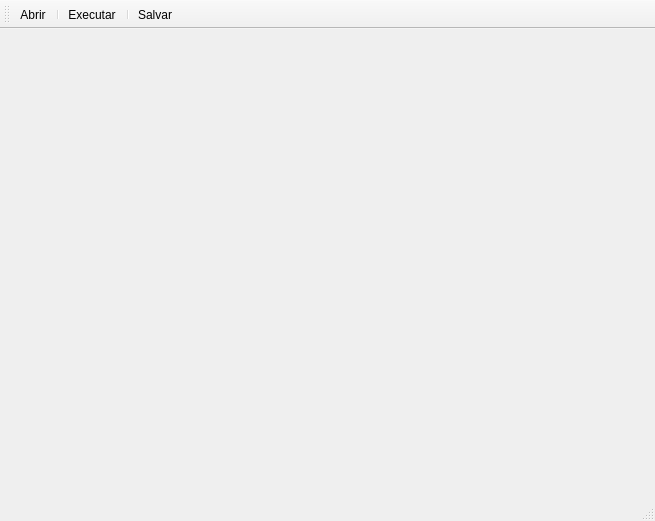
<?xml version="1.0" encoding="UTF-8"?>
<ui version="4.0">
 <class>MainWindow</class>
 <widget class="QMainWindow" name="MainWindow">
  <property name="geometry">
   <rect>
    <x>0</x>
    <y>0</y>
    <width>655</width>
    <height>521</height>
   </rect>
  </property>
  <property name="windowTitle">
   <string>MainWindow</string>
  </property>
  <widget class="QWidget" name="centralWidget">
   <layout class="QHBoxLayout" name="horizontalLayout">
    <item>
     <widget class="QLabel" name="img1">
      <property name="text">
       <string/>
      </property>
     </widget>
    </item>
    <item>
     <widget class="QLabel" name="img2">
      <property name="text">
       <string/>
      </property>
     </widget>
    </item>
   </layout>
  </widget>
  <widget class="QMenuBar" name="menuBar">
   <property name="geometry">
    <rect>
     <x>0</x>
     <y>0</y>
     <width>655</width>
     <height>25</height>
    </rect>
   </property>
  </widget>
  <widget class="QToolBar" name="mainToolBar">
   <attribute name="toolBarArea">
    <enum>TopToolBarArea</enum>
   </attribute>
   <attribute name="toolBarBreak">
    <bool>false</bool>
   </attribute>
   <addaction name="actionAbrir"/>
   <addaction name="separator"/>
   <addaction name="actionExecutar"/>
   <addaction name="separator"/>
   <addaction name="actionSalvar"/>
  </widget>
  <widget class="QStatusBar" name="statusBar"/>
  <action name="actionAbrir">
   <property name="text">
    <string>Abrir</string>
   </property>
  </action>
  <action name="actionExecutar">
   <property name="text">
    <string>Executar</string>
   </property>
  </action>
  <action name="actionSalvar">
   <property name="text">
    <string>Salvar</string>
   </property>
  </action>
 </widget>
 <layoutdefault spacing="6" margin="11"/>
 <resources/>
 <connections/>
</ui>
